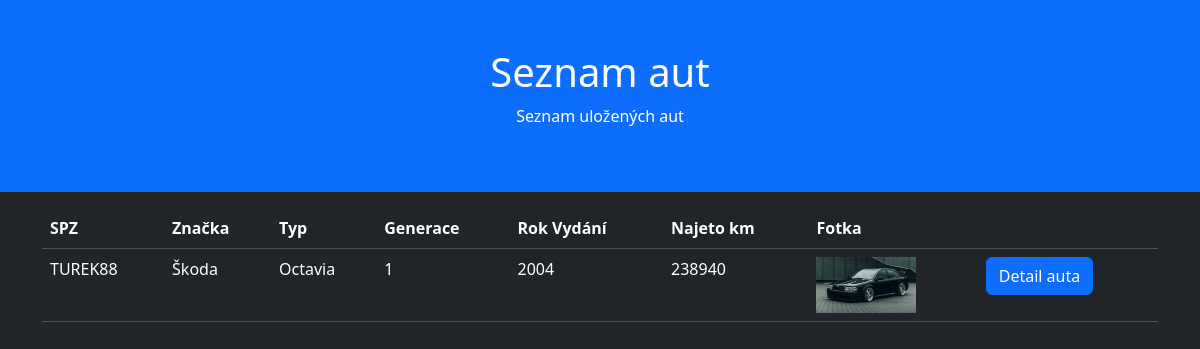
The page /auta/ on the database as committed earlier.
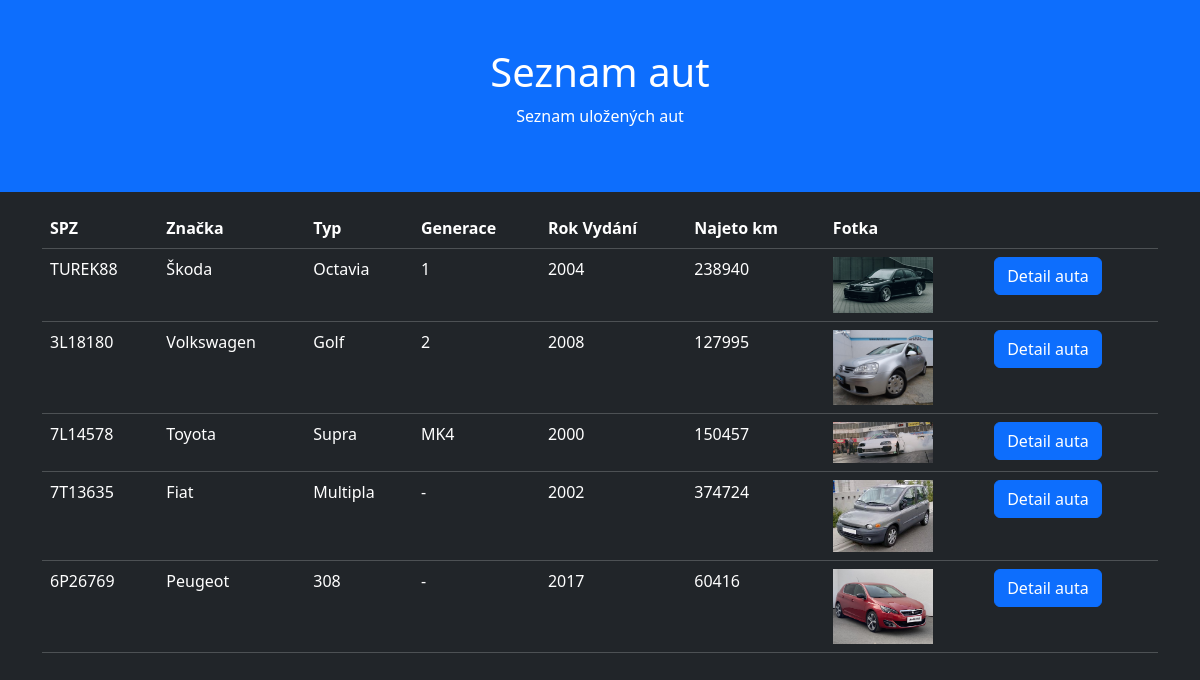
The same page on the database as committed later.
### app/models.py (models this page shows, shortened)
class Auto(models.Model):
    id_auto = models.AutoField(primary_key=True)
    spz = models.CharField(max_length=10, unique=True)
    znacka = models.CharField(max_length=50)
    typ = models.CharField(max_length=50)
    generace = models.CharField(max_length=20)
    rok_vydani = models.IntegerField()
    vykon = models.IntegerField(help_text="Výkon v kW")
    barva = models.CharField(max_length=30)
    pohon = models.CharField(max_length=30)
    najeto_km = models.IntegerField()
    hodnota_auta = models.DecimalField(max_digits=10, decimal_places=2)
    fotka = models.ImageField(upload_to='fotky_aut', blank=True, null=True)
    majitel_auta = models.ForeignKey('Majitel', on_delete=models.SET_NULL, blank=True, null=True)
    vyrobce_auta = models.ForeignKey('Vyrobce', on_delete=models.SET_NULL, blank=True, null=True)

### app/views.py (the view)
# urls.py: path('auta/', views.AutoListView, name='AutoListView'),
def AutoListView(request):
    auta = Auto.objects.all()
    context = {
        'auta': auta
    }
    return render(request, 'app/AutoListView.html', context)

### app/templates/app/AutoListView.html (shortened to what this page needs)
<!DOCTYPE html>
<html lang="en">
<head>
  <link href="https://cdn.jsdelivr.net/npm/bootstrap@5.3.3/dist/css/bootstrap.min.css" rel="stylesheet">
</head>
<body class="bg-dark text-white">
    <div class="container-fluid p-5 bg-primary text-white text-center">
        <h1>Seznam aut</h1>
        <p>Seznam uložených aut</p>
    </div>
    <div class="container mt-3">
        <table class="table table-dark table-hover">
            <thead>
                <tr>
                    <th>SPZ</th>
                    <th>Značka</th>
                    <th>Typ</th>
                    <th>Generace</th>
                    <th>Rok Vydání</th>
                    <th>Najeto km</th>
                    <th>Fotka</th>
                    <th></th>
                </tr>
            </thead>
            <tbody>
                {% for auto in auta %}
                <tr>
                    <td>{{ auto.spz }}</td>
                    <td>{{ auto.znacka }}</td>
                    <td>{{ auto.typ }}</td>
                    <td>{{ auto.generace }}</td>
                    <td>{{ auto.rok_vydani }}</td>
                    <td>{{ auto.najeto_km }}</td>
                    <td>
                        {% if auto.fotka %}
                            <img src="{{ auto.fotka.url }}" alt="Fotka auta" style="width: 100px;">
                        {% else %}
                            Žádná fotka
                        {% endif %}
                    </td>
                    <td>
                        <div class="text-left">
                            <a href="{% url 'AutoDetailView' auto.id_auto %}" class="btn btn-primary">Detail auta</a>
                        </div>
                    </td>
                </tr>
                {% endfor %}
            </tbody>
        </table>
    </div>
</body>
</html>

Rows that differ between the two databases and show on the page:
added Auto: spz "3L18180", znacka "Volkswagen", typ "Golf", generace "2", rok_vydani "2008", najeto_km "127995", fotka (picture)
added Auto: spz "7L14578", znacka "Toyota", typ "Supra", generace "MK4", rok_vydani "2000", najeto_km "150457", fotka (picture)
added Auto: spz "7T13635", znacka "Fiat", typ "Multipla", generace "-", rok_vydani "2002", najeto_km "374724", fotka (picture)
added Auto: spz "6P26769", znacka "Peugeot", typ "308", generace "-", rok_vydani "2017", najeto_km "60416", fotka (picture)
